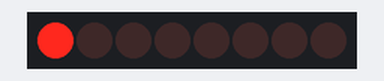
Bench run of a sketch on a simulated Arduino Uno, built with avr-gcc and run on an emulated ATmega328P. Parts: 8 shift-register outputs drawn as a row of LEDs (first output left, lit = HIGH). Wiring (inferred from the names in the program): shift register (74HC595): data pin 14; shift clock pin 16; latch pin 15. Wiring (inferred from the signals the program sends): row of LEDs: on Q0, Q1, Q2, Q3, Q4, Q5, Q6, Q7.

Above: at 1.2 s.
At 1.7 s:
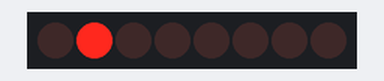
At 3.2 s:
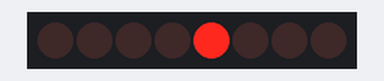
At 5.0 s:
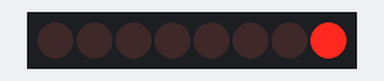
At 7.7 s:
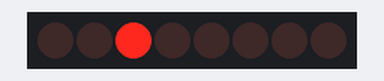
At 10.7 s:
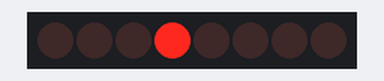
Timing chart, 0 to 11.4 s (numbered marks = the images above):
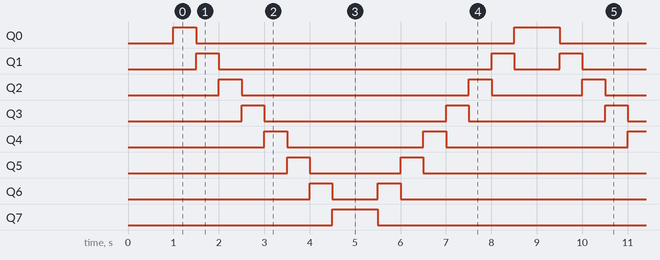

Measured:
- by itself, Q0: repeats every 8.0 s: LOW 7.0 s, HIGH 1.0 s
- by itself, Q1: repeats every 8.0 s: LOW 6.0 s, HIGH 0.50 s, LOW 1.0 s, HIGH 0.50 s
- by itself, Q2: repeats every 8.0 s: LOW 5.0 s, HIGH 0.50 s, LOW 2.0 s, HIGH 0.50 s
- by itself, Q3: repeats every 8.0 s: LOW 4.0 s, HIGH 0.50 s, LOW 3.0 s, HIGH 0.50 s
- by itself, Q4: repeats every 8.0 s: LOW 3.0 s, HIGH 0.50 s, LOW 4.0 s, HIGH 0.50 s
- by itself, Q5: repeats every 8.0 s: LOW 2.0 s, HIGH 0.50 s, LOW 5.0 s, HIGH 0.50 s
- by itself, Q6: repeats every 8.0 s: LOW 1.0 s, HIGH 0.50 s, LOW 6.0 s, HIGH 0.50 s
- by itself, Q7: alternates HIGH for 1.0 s and LOW for 7.0 s

The sketch:

demo1_1_light.ino
```cpp
byte SER = 14; //data
byte LATCH = 15; //RCLK
byte CLOCK = 16; //SRCLK

void setup(){
  pinMode(SER, OUTPUT);
  pinMode(CLOCK, OUTPUT);
  pinMode(LATCH, OUTPUT);
  digitalWrite(SER, 0);
  digitalWrite(CLOCK, 0);
  digitalWrite(LATCH, 0);
  delay(1000);
}

void loop(){

  byte leds = 0;

  for (int i = 7; i >= 0; i--){
    bitSet(leds, i);
    digitalWrite(LATCH, LOW);
    shiftOut(SER, CLOCK, LSBFIRST, leds);
    digitalWrite(LATCH, HIGH);
    delay(500);
    bitClear(leds, i);
    digitalWrite(LATCH, LOW);
    shiftOut(SER, CLOCK, LSBFIRST, leds);
    digitalWrite(LATCH, HIGH);
  }

  for (int i = 0; i < 8; i++){
    bitSet(leds, i);
    digitalWrite(LATCH, LOW);
    shiftOut(SER, CLOCK, LSBFIRST, leds);
    digitalWrite(LATCH, HIGH);
    delay(500);
    bitClear(leds, i);
    digitalWrite(LATCH, LOW);
    shiftOut(SER, CLOCK, LSBFIRST, leds);
    digitalWrite(LATCH, HIGH);
  }
}
```
